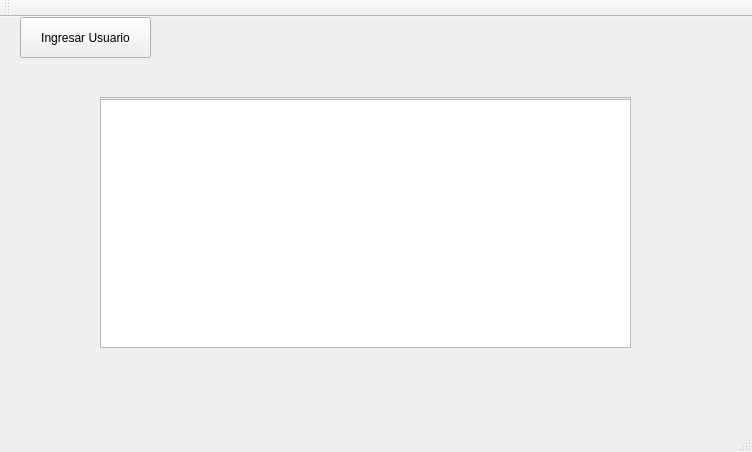
<?xml version="1.0" encoding="UTF-8"?>
<ui version="4.0">
 <class>Prestame_SAS</class>
 <widget class="QMainWindow" name="Prestame_SAS">
  <property name="geometry">
   <rect>
    <x>0</x>
    <y>0</y>
    <width>752</width>
    <height>452</height>
   </rect>
  </property>
  <property name="windowTitle">
   <string>Prestame_SAS</string>
  </property>
  <widget class="QWidget" name="centralWidget">
   <widget class="QPushButton" name="pushButton_1IngresarUsuario">
    <property name="geometry">
     <rect>
      <x>20</x>
      <y>0</y>
      <width>131</width>
      <height>41</height>
     </rect>
    </property>
    <property name="text">
     <string>Ingresar Usuario</string>
    </property>
   </widget>
   <widget class="QScrollArea" name="scrollArea">
    <property name="geometry">
     <rect>
      <x>100</x>
      <y>80</y>
      <width>531</width>
      <height>251</height>
     </rect>
    </property>
    <property name="widgetResizable">
     <bool>true</bool>
    </property>
    <widget class="QWidget" name="scrollAreaWidgetContents">
     <property name="geometry">
      <rect>
       <x>0</x>
       <y>0</y>
       <width>529</width>
       <height>249</height>
      </rect>
     </property>
     <widget class="QTableView" name="tableView">
      <property name="geometry">
       <rect>
        <x>-5</x>
        <y>1</y>
        <width>541</width>
        <height>251</height>
       </rect>
      </property>
     </widget>
    </widget>
   </widget>
  </widget>
  <widget class="QMenuBar" name="menuBar">
   <property name="geometry">
    <rect>
     <x>0</x>
     <y>0</y>
     <width>752</width>
     <height>21</height>
    </rect>
   </property>
  </widget>
  <widget class="QToolBar" name="mainToolBar">
   <attribute name="toolBarArea">
    <enum>TopToolBarArea</enum>
   </attribute>
   <attribute name="toolBarBreak">
    <bool>false</bool>
   </attribute>
  </widget>
  <widget class="QStatusBar" name="statusBar"/>
 </widget>
 <layoutdefault spacing="6" margin="11"/>
 <resources/>
 <connections/>
</ui>
